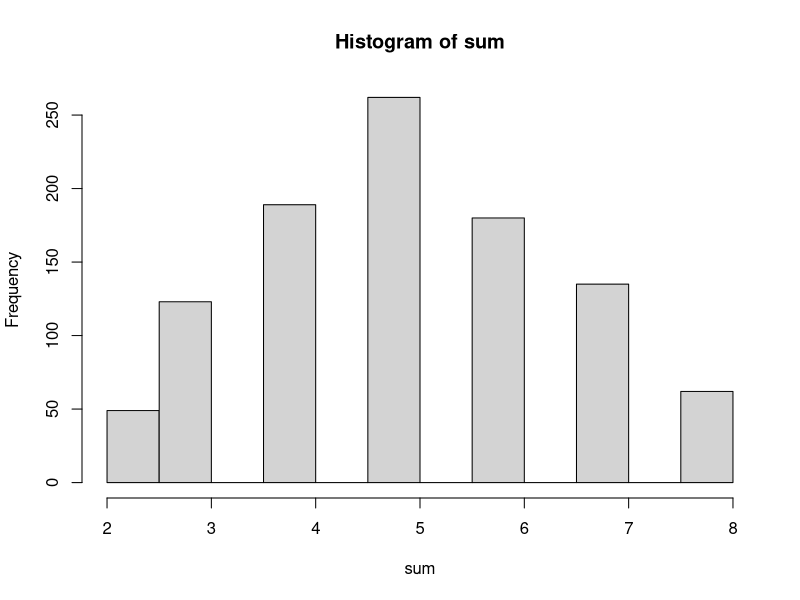

Source code (R):
# simulate sum of two tetrhedral dice

sum <- c()
set.seed(415)
for (i in 1:1000){
  dice1 <- sample(1:4, 1)
  dice2 <- sample(1:4, 1)
  sum[i] <- dice1 + dice2
}

hist(sum)
